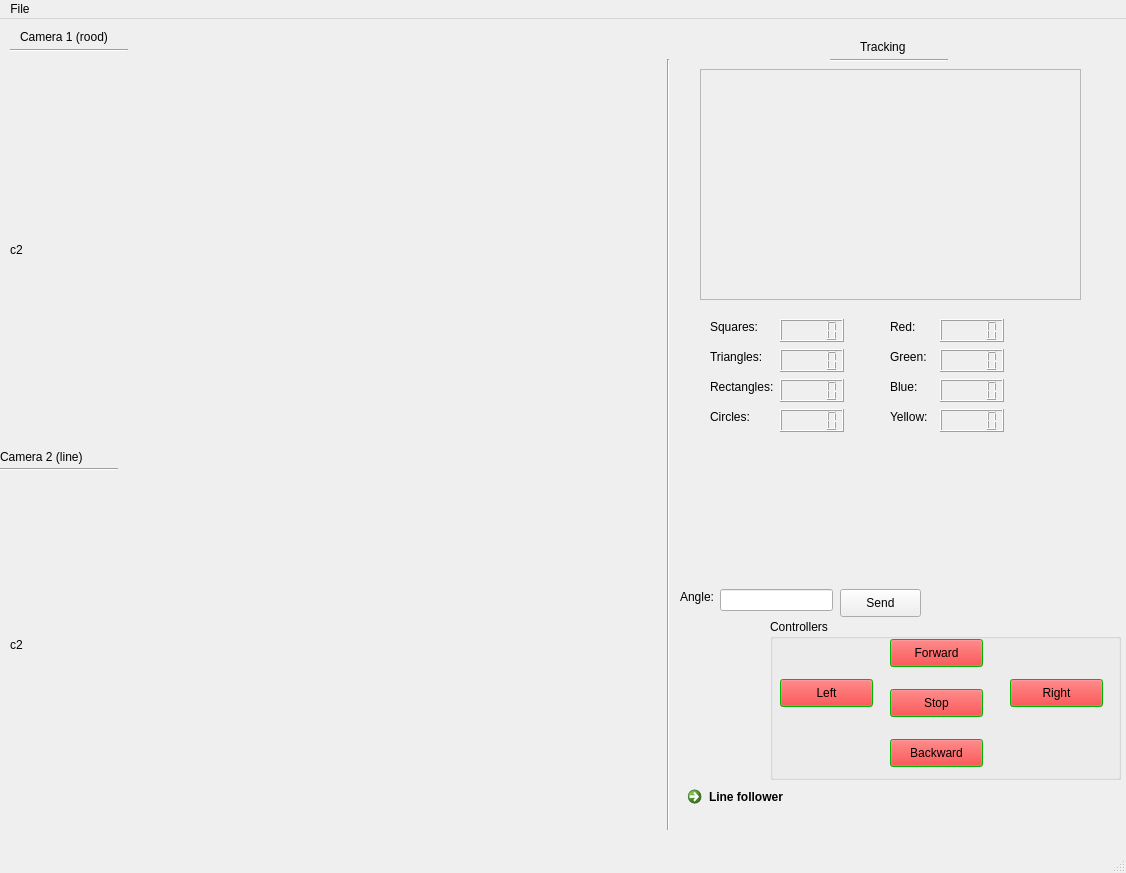
<?xml version="1.0" encoding="UTF-8"?>
<ui version="4.0">
 <class>MainWindow</class>
 <widget class="QMainWindow" name="MainWindow">
  <property name="geometry">
   <rect>
    <x>0</x>
    <y>0</y>
    <width>1126</width>
    <height>873</height>
   </rect>
  </property>
  <property name="palette">
   <palette>
    <active>
     <colorrole role="Light">
      <brush brushstyle="SolidPattern">
       <color alpha="255">
        <red>255</red>
        <green>255</green>
        <blue>255</blue>
       </color>
      </brush>
     </colorrole>
     <colorrole role="Base">
      <brush brushstyle="SolidPattern">
       <color alpha="255">
        <red>255</red>
        <green>255</green>
        <blue>255</blue>
       </color>
      </brush>
     </colorrole>
    </active>
    <inactive>
     <colorrole role="Light">
      <brush brushstyle="SolidPattern">
       <color alpha="255">
        <red>255</red>
        <green>255</green>
        <blue>255</blue>
       </color>
      </brush>
     </colorrole>
     <colorrole role="Base">
      <brush brushstyle="SolidPattern">
       <color alpha="255">
        <red>255</red>
        <green>255</green>
        <blue>255</blue>
       </color>
      </brush>
     </colorrole>
    </inactive>
    <disabled>
     <colorrole role="Light">
      <brush brushstyle="SolidPattern">
       <color alpha="255">
        <red>255</red>
        <green>255</green>
        <blue>255</blue>
       </color>
      </brush>
     </colorrole>
     <colorrole role="Base">
      <brush brushstyle="SolidPattern">
       <color alpha="255">
        <red>240</red>
        <green>240</green>
        <blue>240</blue>
       </color>
      </brush>
     </colorrole>
    </disabled>
   </palette>
  </property>
  <property name="windowTitle">
   <string>MainWindow</string>
  </property>
  <widget class="QWidget" name="centralwidget">
   <widget class="QLabel" name="label_2">
    <property name="geometry">
     <rect>
      <x>20</x>
      <y>10</y>
      <width>101</width>
      <height>16</height>
     </rect>
    </property>
    <property name="text">
     <string>Camera 1 (rood)</string>
    </property>
   </widget>
   <widget class="Line" name="line">
    <property name="geometry">
     <rect>
      <x>10</x>
      <y>30</y>
      <width>118</width>
      <height>3</height>
     </rect>
    </property>
    <property name="orientation">
     <enum>Qt::Horizontal</enum>
    </property>
   </widget>
   <widget class="QLabel" name="label_3">
    <property name="geometry">
     <rect>
      <x>0</x>
      <y>430</y>
      <width>101</width>
      <height>16</height>
     </rect>
    </property>
    <property name="text">
     <string>Camera 2 (line)</string>
    </property>
   </widget>
   <widget class="QLabel" name="label_4">
    <property name="geometry">
     <rect>
      <x>860</x>
      <y>20</y>
      <width>61</width>
      <height>16</height>
     </rect>
    </property>
    <property name="text">
     <string>Tracking</string>
    </property>
   </widget>
   <widget class="QFrame" name="frame_3">
    <property name="geometry">
     <rect>
      <x>700</x>
      <y>50</y>
      <width>381</width>
      <height>231</height>
     </rect>
    </property>
    <property name="frameShape">
     <enum>QFrame::StyledPanel</enum>
    </property>
    <property name="frameShadow">
     <enum>QFrame::Raised</enum>
    </property>
   </widget>
   <widget class="QLabel" name="label_8">
    <property name="geometry">
     <rect>
      <x>710</x>
      <y>390</y>
      <width>55</width>
      <height>16</height>
     </rect>
    </property>
    <property name="text">
     <string>Circles:</string>
    </property>
   </widget>
   <widget class="QLabel" name="label_5">
    <property name="geometry">
     <rect>
      <x>710</x>
      <y>300</y>
      <width>55</width>
      <height>16</height>
     </rect>
    </property>
    <property name="text">
     <string>Squares:</string>
    </property>
   </widget>
   <widget class="QLabel" name="label_6">
    <property name="geometry">
     <rect>
      <x>710</x>
      <y>330</y>
      <width>61</width>
      <height>16</height>
     </rect>
    </property>
    <property name="text">
     <string>Triangles:</string>
    </property>
   </widget>
   <widget class="QLabel" name="label_7">
    <property name="geometry">
     <rect>
      <x>710</x>
      <y>360</y>
      <width>71</width>
      <height>16</height>
     </rect>
    </property>
    <property name="text">
     <string>Rectangles:</string>
    </property>
   </widget>
   <widget class="QLabel" name="label_9">
    <property name="geometry">
     <rect>
      <x>890</x>
      <y>300</y>
      <width>55</width>
      <height>16</height>
     </rect>
    </property>
    <property name="text">
     <string>Red:</string>
    </property>
   </widget>
   <widget class="QLabel" name="label_10">
    <property name="geometry">
     <rect>
      <x>890</x>
      <y>330</y>
      <width>55</width>
      <height>16</height>
     </rect>
    </property>
    <property name="text">
     <string>Green:</string>
    </property>
   </widget>
   <widget class="QLabel" name="label_11">
    <property name="geometry">
     <rect>
      <x>890</x>
      <y>360</y>
      <width>55</width>
      <height>16</height>
     </rect>
    </property>
    <property name="text">
     <string>Blue:</string>
    </property>
   </widget>
   <widget class="QLabel" name="label_12">
    <property name="geometry">
     <rect>
      <x>890</x>
      <y>390</y>
      <width>55</width>
      <height>16</height>
     </rect>
    </property>
    <property name="text">
     <string>Yellow:</string>
    </property>
   </widget>
   <widget class="Line" name="line_2">
    <property name="geometry">
     <rect>
      <x>0</x>
      <y>440</y>
      <width>118</width>
      <height>20</height>
     </rect>
    </property>
    <property name="orientation">
     <enum>Qt::Horizontal</enum>
    </property>
   </widget>
   <widget class="Line" name="line_3">
    <property name="geometry">
     <rect>
      <x>830</x>
      <y>40</y>
      <width>118</width>
      <height>3</height>
     </rect>
    </property>
    <property name="orientation">
     <enum>Qt::Horizontal</enum>
    </property>
   </widget>
   <widget class="QLCDNumber" name="lcdNumber">
    <property name="geometry">
     <rect>
      <x>940</x>
      <y>300</y>
      <width>64</width>
      <height>23</height>
     </rect>
    </property>
   </widget>
   <widget class="QLCDNumber" name="lcdNumber_2">
    <property name="geometry">
     <rect>
      <x>940</x>
      <y>330</y>
      <width>64</width>
      <height>23</height>
     </rect>
    </property>
   </widget>
   <widget class="QLCDNumber" name="lcdNumber_3">
    <property name="geometry">
     <rect>
      <x>940</x>
      <y>360</y>
      <width>64</width>
      <height>23</height>
     </rect>
    </property>
   </widget>
   <widget class="QLCDNumber" name="lcdNumber_4">
    <property name="geometry">
     <rect>
      <x>940</x>
      <y>390</y>
      <width>64</width>
      <height>23</height>
     </rect>
    </property>
   </widget>
   <widget class="QLCDNumber" name="lcdNumber_5">
    <property name="geometry">
     <rect>
      <x>780</x>
      <y>300</y>
      <width>64</width>
      <height>23</height>
     </rect>
    </property>
   </widget>
   <widget class="QLCDNumber" name="lcdNumber_6">
    <property name="geometry">
     <rect>
      <x>780</x>
      <y>330</y>
      <width>64</width>
      <height>23</height>
     </rect>
    </property>
   </widget>
   <widget class="QLCDNumber" name="lcdNumber_7">
    <property name="geometry">
     <rect>
      <x>780</x>
      <y>360</y>
      <width>64</width>
      <height>23</height>
     </rect>
    </property>
   </widget>
   <widget class="QLCDNumber" name="lcdNumber_8">
    <property name="geometry">
     <rect>
      <x>780</x>
      <y>390</y>
      <width>64</width>
      <height>23</height>
     </rect>
    </property>
   </widget>
   <widget class="Line" name="line_4">
    <property name="geometry">
     <rect>
      <x>660</x>
      <y>40</y>
      <width>16</width>
      <height>771</height>
     </rect>
    </property>
    <property name="orientation">
     <enum>Qt::Vertical</enum>
    </property>
   </widget>
   <widget class="QLabel" name="label">
    <property name="geometry">
     <rect>
      <x>680</x>
      <y>570</y>
      <width>37</width>
      <height>16</height>
     </rect>
    </property>
    <property name="minimumSize">
     <size>
      <width>0</width>
      <height>0</height>
     </size>
    </property>
    <property name="text">
     <string>Angle:</string>
    </property>
   </widget>
   <widget class="QLineEdit" name="lineEdit">
    <property name="geometry">
     <rect>
      <x>720</x>
      <y>570</y>
      <width>113</width>
      <height>22</height>
     </rect>
    </property>
   </widget>
   <widget class="QPushButton" name="pushButton">
    <property name="geometry">
     <rect>
      <x>840</x>
      <y>570</y>
      <width>81</width>
      <height>28</height>
     </rect>
    </property>
    <property name="text">
     <string>Send</string>
    </property>
   </widget>
   <widget class="QCommandLinkButton" name="commandLinkButton">
    <property name="geometry">
     <rect>
      <x>680</x>
      <y>760</y>
      <width>222</width>
      <height>48</height>
     </rect>
    </property>
    <property name="text">
     <string>Line follower</string>
    </property>
   </widget>
   <widget class="QGroupBox" name="groupBox_6">
    <property name="geometry">
     <rect>
      <x>770</x>
      <y>600</y>
      <width>351</width>
      <height>161</height>
     </rect>
    </property>
    <property name="palette">
     <palette>
      <active>
       <colorrole role="WindowText">
        <brush brushstyle="SolidPattern">
         <color alpha="255">
          <red>0</red>
          <green>0</green>
          <blue>0</blue>
         </color>
        </brush>
       </colorrole>
       <colorrole role="Button">
        <brush brushstyle="SolidPattern">
         <color alpha="255">
          <red>255</red>
          <green>0</green>
          <blue>0</blue>
         </color>
        </brush>
       </colorrole>
       <colorrole role="Light">
        <brush brushstyle="SolidPattern">
         <color alpha="255">
          <red>127</red>
          <green>255</green>
          <blue>127</blue>
         </color>
        </brush>
       </colorrole>
       <colorrole role="Midlight">
        <brush brushstyle="SolidPattern">
         <color alpha="255">
          <red>63</red>
          <green>255</green>
          <blue>63</blue>
         </color>
        </brush>
       </colorrole>
       <colorrole role="Dark">
        <brush brushstyle="SolidPattern">
         <color alpha="255">
          <red>0</red>
          <green>127</green>
          <blue>0</blue>
         </color>
        </brush>
       </colorrole>
       <colorrole role="Mid">
        <brush brushstyle="SolidPattern">
         <color alpha="255">
          <red>0</red>
          <green>170</green>
          <blue>0</blue>
         </color>
        </brush>
       </colorrole>
       <colorrole role="Text">
        <brush brushstyle="SolidPattern">
         <color alpha="255">
          <red>255</red>
          <green>0</green>
          <blue>0</blue>
         </color>
        </brush>
       </colorrole>
       <colorrole role="BrightText">
        <brush brushstyle="SolidPattern">
         <color alpha="255">
          <red>255</red>
          <green>255</green>
          <blue>255</blue>
         </color>
        </brush>
       </colorrole>
       <colorrole role="ButtonText">
        <brush brushstyle="SolidPattern">
         <color alpha="255">
          <red>0</red>
          <green>0</green>
          <blue>0</blue>
         </color>
        </brush>
       </colorrole>
       <colorrole role="Base">
        <brush brushstyle="SolidPattern">
         <color alpha="255">
          <red>255</red>
          <green>255</green>
          <blue>255</blue>
         </color>
        </brush>
       </colorrole>
       <colorrole role="Window">
        <brush brushstyle="SolidPattern">
         <color alpha="255">
          <red>0</red>
          <green>255</green>
          <blue>0</blue>
         </color>
        </brush>
       </colorrole>
       <colorrole role="Shadow">
        <brush brushstyle="SolidPattern">
         <color alpha="255">
          <red>0</red>
          <green>0</green>
          <blue>0</blue>
         </color>
        </brush>
       </colorrole>
       <colorrole role="AlternateBase">
        <brush brushstyle="SolidPattern">
         <color alpha="255">
          <red>127</red>
          <green>255</green>
          <blue>127</blue>
         </color>
        </brush>
       </colorrole>
       <colorrole role="ToolTipBase">
        <brush brushstyle="SolidPattern">
         <color alpha="255">
          <red>255</red>
          <green>255</green>
          <blue>220</blue>
         </color>
        </brush>
       </colorrole>
       <colorrole role="ToolTipText">
        <brush brushstyle="SolidPattern">
         <color alpha="255">
          <red>0</red>
          <green>0</green>
          <blue>0</blue>
         </color>
        </brush>
       </colorrole>
       <colorrole role="PlaceholderText">
        <brush brushstyle="SolidPattern">
         <color alpha="128">
          <red>255</red>
          <green>0</green>
          <blue>0</blue>
         </color>
        </brush>
       </colorrole>
      </active>
      <inactive>
       <colorrole role="WindowText">
        <brush brushstyle="SolidPattern">
         <color alpha="255">
          <red>0</red>
          <green>0</green>
          <blue>0</blue>
         </color>
        </brush>
       </colorrole>
       <colorrole role="Button">
        <brush brushstyle="SolidPattern">
         <color alpha="255">
          <red>255</red>
          <green>0</green>
          <blue>0</blue>
         </color>
        </brush>
       </colorrole>
       <colorrole role="Light">
        <brush brushstyle="SolidPattern">
         <color alpha="255">
          <red>127</red>
          <green>255</green>
          <blue>127</blue>
         </color>
        </brush>
       </colorrole>
       <colorrole role="Midlight">
        <brush brushstyle="SolidPattern">
         <color alpha="255">
          <red>63</red>
          <green>255</green>
          <blue>63</blue>
         </color>
        </brush>
       </colorrole>
       <colorrole role="Dark">
        <brush brushstyle="SolidPattern">
         <color alpha="255">
          <red>0</red>
          <green>127</green>
          <blue>0</blue>
         </color>
        </brush>
       </colorrole>
       <colorrole role="Mid">
        <brush brushstyle="SolidPattern">
         <color alpha="255">
          <red>0</red>
          <green>170</green>
          <blue>0</blue>
         </color>
        </brush>
       </colorrole>
       <colorrole role="Text">
        <brush brushstyle="SolidPattern">
         <color alpha="255">
          <red>255</red>
          <green>0</green>
          <blue>0</blue>
         </color>
        </brush>
       </colorrole>
       <colorrole role="BrightText">
        <brush brushstyle="SolidPattern">
         <color alpha="255">
          <red>255</red>
          <green>255</green>
          <blue>255</blue>
         </color>
        </brush>
       </colorrole>
       <colorrole role="ButtonText">
        <brush brushstyle="SolidPattern">
         <color alpha="255">
          <red>0</red>
          <green>0</green>
          <blue>0</blue>
         </color>
        </brush>
       </colorrole>
       <colorrole role="Base">
        <brush brushstyle="SolidPattern">
         <color alpha="255">
          <red>255</red>
          <green>255</green>
          <blue>255</blue>
         </color>
        </brush>
       </colorrole>
       <colorrole role="Window">
        <brush brushstyle="SolidPattern">
         <color alpha="255">
          <red>0</red>
          <green>255</green>
          <blue>0</blue>
         </color>
        </brush>
       </colorrole>
       <colorrole role="Shadow">
        <brush brushstyle="SolidPattern">
         <color alpha="255">
          <red>0</red>
          <green>0</green>
          <blue>0</blue>
         </color>
        </brush>
       </colorrole>
       <colorrole role="AlternateBase">
        <brush brushstyle="SolidPattern">
         <color alpha="255">
          <red>127</red>
          <green>255</green>
          <blue>127</blue>
         </color>
        </brush>
       </colorrole>
       <colorrole role="ToolTipBase">
        <brush brushstyle="SolidPattern">
         <color alpha="255">
          <red>255</red>
          <green>255</green>
          <blue>220</blue>
         </color>
        </brush>
       </colorrole>
       <colorrole role="ToolTipText">
        <brush brushstyle="SolidPattern">
         <color alpha="255">
          <red>0</red>
          <green>0</green>
          <blue>0</blue>
         </color>
        </brush>
       </colorrole>
       <colorrole role="PlaceholderText">
        <brush brushstyle="SolidPattern">
         <color alpha="128">
          <red>255</red>
          <green>0</green>
          <blue>0</blue>
         </color>
        </brush>
       </colorrole>
      </inactive>
      <disabled>
       <colorrole role="WindowText">
        <brush brushstyle="SolidPattern">
         <color alpha="255">
          <red>0</red>
          <green>127</green>
          <blue>0</blue>
         </color>
        </brush>
       </colorrole>
       <colorrole role="Button">
        <brush brushstyle="SolidPattern">
         <color alpha="255">
          <red>255</red>
          <green>0</green>
          <blue>0</blue>
         </color>
        </brush>
       </colorrole>
       <colorrole role="Light">
        <brush brushstyle="SolidPattern">
         <color alpha="255">
          <red>127</red>
          <green>255</green>
          <blue>127</blue>
         </color>
        </brush>
       </colorrole>
       <colorrole role="Midlight">
        <brush brushstyle="SolidPattern">
         <color alpha="255">
          <red>63</red>
          <green>255</green>
          <blue>63</blue>
         </color>
        </brush>
       </colorrole>
       <colorrole role="Dark">
        <brush brushstyle="SolidPattern">
         <color alpha="255">
          <red>0</red>
          <green>127</green>
          <blue>0</blue>
         </color>
        </brush>
       </colorrole>
       <colorrole role="Mid">
        <brush brushstyle="SolidPattern">
         <color alpha="255">
          <red>0</red>
          <green>170</green>
          <blue>0</blue>
         </color>
        </brush>
       </colorrole>
       <colorrole role="Text">
        <brush brushstyle="SolidPattern">
         <color alpha="255">
          <red>0</red>
          <green>127</green>
          <blue>0</blue>
         </color>
        </brush>
       </colorrole>
       <colorrole role="BrightText">
        <brush brushstyle="SolidPattern">
         <color alpha="255">
          <red>255</red>
          <green>255</green>
          <blue>255</blue>
         </color>
        </brush>
       </colorrole>
       <colorrole role="ButtonText">
        <brush brushstyle="SolidPattern">
         <color alpha="255">
          <red>0</red>
          <green>127</green>
          <blue>0</blue>
         </color>
        </brush>
       </colorrole>
       <colorrole role="Base">
        <brush brushstyle="SolidPattern">
         <color alpha="255">
          <red>0</red>
          <green>255</green>
          <blue>0</blue>
         </color>
        </brush>
       </colorrole>
       <colorrole role="Window">
        <brush brushstyle="SolidPattern">
         <color alpha="255">
          <red>0</red>
          <green>255</green>
          <blue>0</blue>
         </color>
        </brush>
       </colorrole>
       <colorrole role="Shadow">
        <brush brushstyle="SolidPattern">
         <color alpha="255">
          <red>0</red>
          <green>0</green>
          <blue>0</blue>
         </color>
        </brush>
       </colorrole>
       <colorrole role="AlternateBase">
        <brush brushstyle="SolidPattern">
         <color alpha="255">
          <red>0</red>
          <green>255</green>
          <blue>0</blue>
         </color>
        </brush>
       </colorrole>
       <colorrole role="ToolTipBase">
        <brush brushstyle="SolidPattern">
         <color alpha="255">
          <red>255</red>
          <green>255</green>
          <blue>220</blue>
         </color>
        </brush>
       </colorrole>
       <colorrole role="ToolTipText">
        <brush brushstyle="SolidPattern">
         <color alpha="255">
          <red>0</red>
          <green>0</green>
          <blue>0</blue>
         </color>
        </brush>
       </colorrole>
       <colorrole role="PlaceholderText">
        <brush brushstyle="SolidPattern">
         <color alpha="128">
          <red>0</red>
          <green>0</green>
          <blue>0</blue>
         </color>
        </brush>
       </colorrole>
      </disabled>
     </palette>
    </property>
    <property name="title">
     <string>Controllers</string>
    </property>
    <widget class="QPushButton" name="pushButton_2">
     <property name="geometry">
      <rect>
       <x>120</x>
       <y>20</y>
       <width>93</width>
       <height>28</height>
      </rect>
     </property>
     <property name="text">
      <string>Forward</string>
     </property>
    </widget>
    <widget class="QPushButton" name="pushButton_3">
     <property name="geometry">
      <rect>
       <x>240</x>
       <y>60</y>
       <width>93</width>
       <height>28</height>
      </rect>
     </property>
     <property name="text">
      <string>Right</string>
     </property>
    </widget>
    <widget class="QPushButton" name="pushButton_4">
     <property name="geometry">
      <rect>
       <x>10</x>
       <y>60</y>
       <width>93</width>
       <height>28</height>
      </rect>
     </property>
     <property name="text">
      <string>Left</string>
     </property>
    </widget>
    <widget class="QPushButton" name="pushButton_6">
     <property name="geometry">
      <rect>
       <x>120</x>
       <y>70</y>
       <width>93</width>
       <height>28</height>
      </rect>
     </property>
     <property name="text">
      <string>Stop</string>
     </property>
    </widget>
    <widget class="QPushButton" name="pushButton_5">
     <property name="geometry">
      <rect>
       <x>120</x>
       <y>120</y>
       <width>93</width>
       <height>28</height>
      </rect>
     </property>
     <property name="text">
      <string>Backward</string>
     </property>
    </widget>
   </widget>
   <widget class="QLabel" name="camera2_label">
    <property name="geometry">
     <rect>
      <x>10</x>
      <y>450</y>
      <width>641</width>
      <height>351</height>
     </rect>
    </property>
    <property name="text">
     <string>c2</string>
    </property>
   </widget>
   <widget class="QLabel" name="camera1_label">
    <property name="geometry">
     <rect>
      <x>10</x>
      <y>40</y>
      <width>641</width>
      <height>381</height>
     </rect>
    </property>
    <property name="text">
     <string>c2</string>
    </property>
   </widget>
  </widget>
  <widget class="QMenuBar" name="menubar">
   <property name="geometry">
    <rect>
     <x>0</x>
     <y>0</y>
     <width>1126</width>
     <height>26</height>
    </rect>
   </property>
   <widget class="QMenu" name="menuFile">
    <property name="title">
     <string>File</string>
    </property>
    <addaction name="actionclose"/>
   </widget>
   <addaction name="menuFile"/>
  </widget>
  <widget class="QStatusBar" name="statusbar"/>
  <action name="actionclose">
   <property name="text">
    <string>close</string>
   </property>
  </action>
 </widget>
 <resources/>
 <connections/>
</ui>
